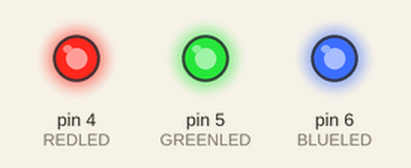
Simulated run of this sketch. Board: Arduino Uno, built with avr-gcc and run on an emulated ATmega328P. On the bench: output pins drawn as LEDs (lit = HIGH).

Above: at 0.1 s.
Timing chart, 0 to 1.6 s (numbered marks = the images above):
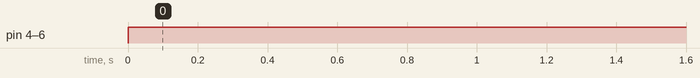

The sketch:

3LEDs.ino
```cpp
int REDLED = 4;
int GREENLED = 5;
int BLUELED = 6;

void setup(){
  pinMode(BLUELED,OUTPUT);
  pinMode(GREENLED,OUTPUT);
  pinMode(REDLED,OUTPUT);
}

void loop(){
  digitalWrite(BLUELED,HIGH);
  digitalWrite(GREENLED,HIGH);
  digitalWrite(REDLED,HIGH);
}
```

Measured:
- by itself, pin 4 (REDLED), pin 5 (GREENLED), pin 6 (BLUELED): LOW → HIGH at 0.00 s
